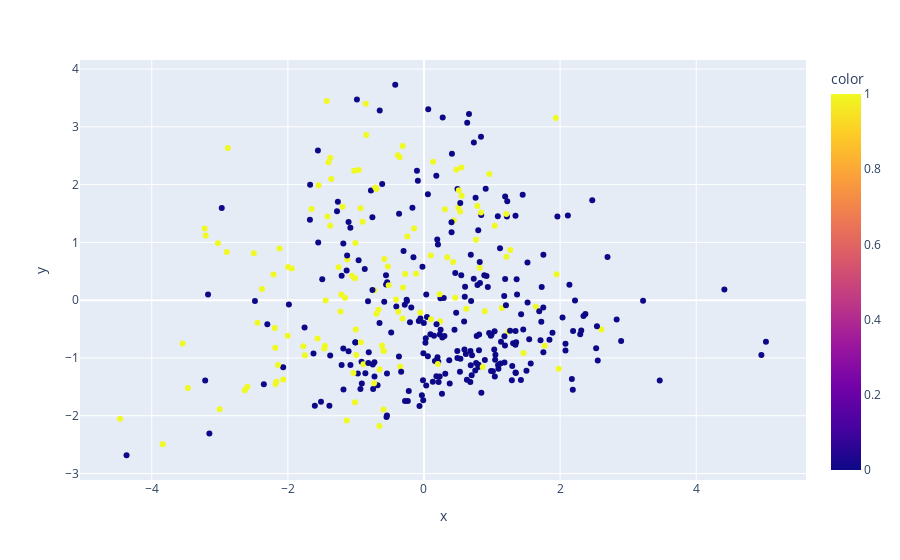

Notebook source saved alongside this figure:
### Code cell
from sklearn.decomposition import PCA
from sklearn.discriminant_analysis import StandardScaler
import plotly.express as px


pca = PCA(2).fit(X_train)
# px.line(x=range(0,len(pca.explained_variance_)),y= pca.explained_variance_)
pcs = pca.fit_transform(StandardScaler().fit_transform(X_train))
pc1 = pcs[:,0]
pc2 = pcs[:,1]
px.scatter(x=pc1,y=pc2, color=y_train)

### Figure 1 — Plotly figure (JSON) as saved in the notebook; plotly's stock layout.template omitted (floating-point values rounded to 4 significant figures; data arrays with more than 128 entries replaced by an {"elided": "..."} marker saying what was removed)
{"data": [{"hovertemplate": "x=%{x}<br>y=%{y}<br>color=%{marker.color}<extra></extra>", "legendgroup": "", "marker": {"color": {"elided": "384 int values"}, "coloraxis": "coloraxis", "symbol": "circle"}, "mode": "markers", "name": "", "orientation": "v", "showlegend": false, "type": "scatter", "x": {"elided": "384 float values"}, "xaxis": "x", "y": {"elided": "384 float values"}, "yaxis": "y"}], "layout": {"coloraxis": {"colorbar": {"title": {"text": "color"}}, "colorscale": [[0, "#0d0887"], [0.1111, "#46039f"], [0.2222, "#7201a8"], [0.3333, "#9c179e"], [0.4444, "#bd3786"], [0.5556, "#d8576b"], [0.6667, "#ed7953"], [0.7778, "#fb9f3a"], [0.8889, "#fdca26"], [1, "#f0f921"]]}, "legend": {"tracegroupgap": 0}, "margin": {"t": 60}, "xaxis": {"anchor": "y", "domain": [0, 1], "title": {"text": "x"}}, "yaxis": {"anchor": "x", "domain": [0, 1], "title": {"text": "y"}}}}
